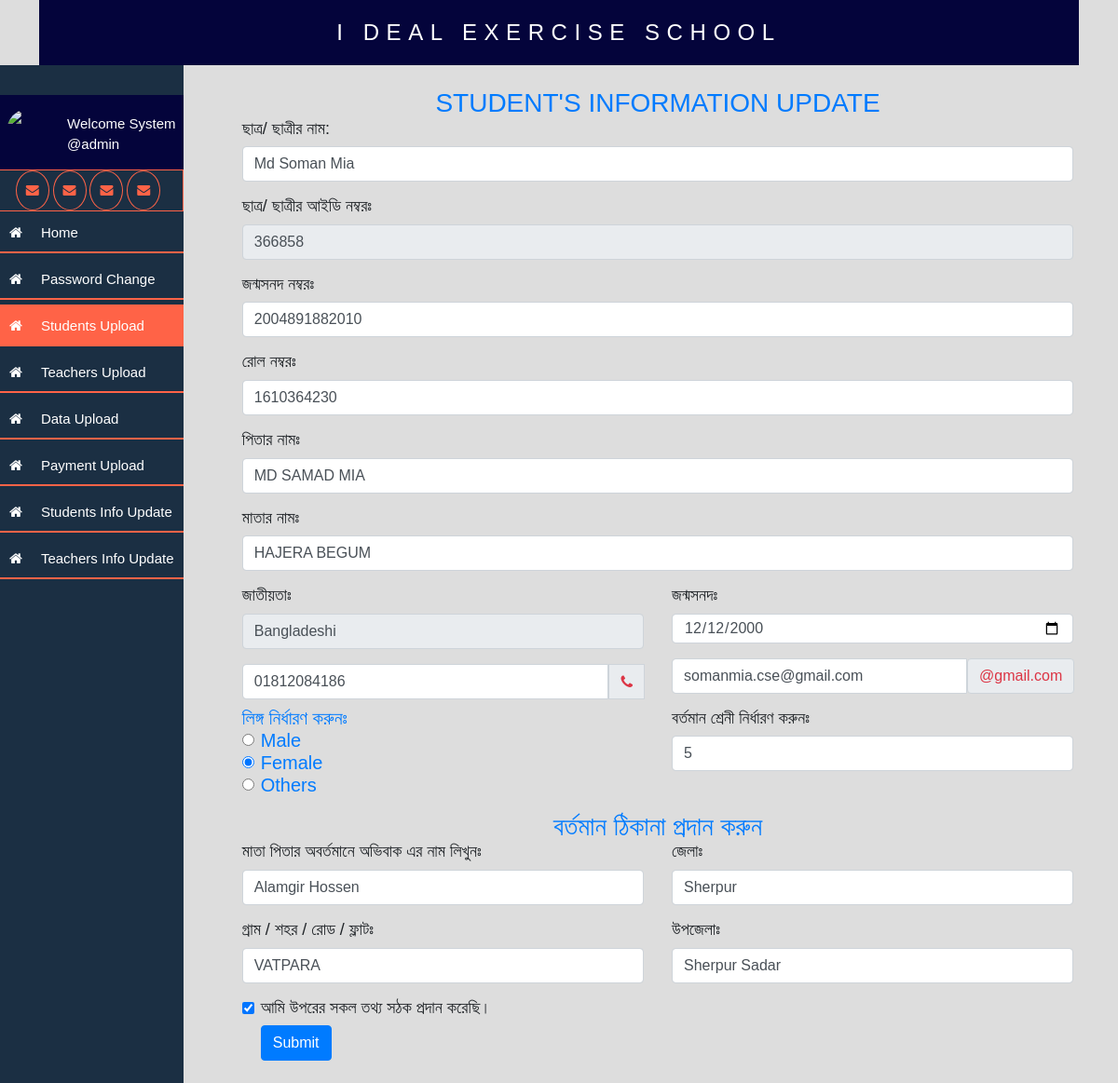
Page /private/student_info_update.php?usi_id=366858 on the committed database.
### tables this page shows
CREATE TABLE `student_info` (
  `id` int(11) NOT NULL,
  `Name` varchar(255) DEFAULT NULL,
  `Student_id` varchar(255) DEFAULT NULL,
  `Roll` int(11) DEFAULT NULL,
  `Father` varchar(255) DEFAULT NULL,
  `Mother` varchar(255) DEFAULT NULL,
  `Nationality` varchar(255) DEFAULT NULL,
  `Date_of_birth` date DEFAULT NULL,
  `Phone` varchar(101) DEFAULT NULL,
  `Email` varchar(255) DEFAULT NULL,
  `Gender` varchar(20) DEFAULT NULL,
  `Class` varchar(255) DEFAULT NULL,
  `Care_of` varchar(255) DEFAULT NULL,
  `village` varchar(255) DEFAULT NULL,
  `District` varchar(255) DEFAULT NULL,
  `Upazila` varchar(255) DEFAULT NULL,
  `NID_NO` varchar(255) DEFAULT NULL,
  `Image` varchar(255) DEFAULT NULL
);

### private/student_info_update.php (the view, shortened to what this page needs)
<!DOCTYPE html>
<html lang="en">
<head>
    <?php require_once('css.php');?>
</head>
<body>
<?php
   require_once('db_connect.php');
   $id="";
   $vname="";
   $vfathername="";
   $vmothername="";
   $vroll="";
   $vdob_no="";
   $vdob="";
   $vphone="";
   $vclass="";
   $vcareof="";
   $vvillage="";
   $vupazila="";
   $vdistrict="";
   $uname="";
   $ufathername="";
   $umothername="";
   $uroll="";
   $udob_no="";
   $udob="";
   $uphone="";
   $uemail="";
   $uclass="";
   $ucareof="";
   $uvillage="";
   $uupazila="";
   $udistrict="";
   if(isset($_REQUEST['usi_id'])){
        $id=$_REQUEST['usi_id'];
        $search_sql="SELECT * FROM `student_info` WHERE Student_id=$id";
        $run_query=mysqli_query($connect,$search_sql);
        if($run_query==true){
           foreach($run_query as $myinfo){
            $uname=$myinfo['Name'];
            $udob_no=$myinfo['NID_NO'];
            $uroll=$myinfo['Roll'];
            $uphone=$myinfo['Phone'];
            $ufathername=$myinfo['Father'];
            $umothername=$myinfo['Mother'];
            $udob=$myinfo['Date_of_birth'];
            $uvillage=$myinfo['village'];
            $uupazila=$myinfo['Upazila'];
            $udistrict=$myinfo['District'];
            $uclass=$myinfo['Class'];
            $uemail=$myinfo['Email'];
            $ucareof=$myinfo['Care_of'];
           }
        }
}
?>
<section id="top_section">
        <div class="contaier">
            <div class="row">
                <div class="col-xs-12 col-sm-12 col-md-12 col-lg-12">
                    <h3 class="text-center">I Deal Exercise School</h3>
                </div>
            </div>
        </div>
    </section>
       <section id="main_section">
        <div class="contaier">
            <div class="row">
            <div class="col-xs-12 col-sm-4 col-md-4 col-lg-2" id="menu-item-section">
                    <div class="system_logo">
                         <img src="../dist/images/logo/system.jpg">
                         <span>Welcome System<br>@admin</span>
                    </div>
                    <section id="left_sidebar">
                         <div class="sidebar_icon">
                              <i class="fa fa-envelope"></i>
                              <i class="fa fa-envelope"></i>
                              <i class="fa fa-envelope"></i>
                              <i class="fa fa-envelope"></i>
                         </div>
                         <ul>
                             <li><a href="../index.php"><i class="fa fa-home"></i>Home</a></li>
                             <li><a href="admin_password_change.php"><i class="fa fa-home"></i>Password Change</a></li>
                             <li class="active_list"><a href="student.php"><i class="fa fa-home"></i>Students Upload</a></li>
                             <li><a href="teachers.php"><i class="fa fa-home"></i>Teachers Upload</a></li>
                             <li><a href="data_add.php"><i class="fa fa-home"></i>Data Upload</a></li>
                             <li><a href="payment.php"><i class="fa fa-home"></i>Payment Upload</a></li>
                             <li><a href="student_info_update.php"><i class="fa fa-home"></i>Students Info Update</a></li>
                             <li><a href="teacher_info_update.php"><i class="fa fa-home"></i>Teachers Info Update</a></li>
                         </ul>
                    </section>
                </div>
                <form action ="" method="post" enctype="multipart/form-data" class="xs-12 col-sm-7 col-md-7 col-lg-9" id="student-data-insert">
                    <h3 class="text-primary text-center mt-4">STUDENT'S INFORMATION UPDATE</h3>
                    <div class="row">
                        <div class="xs-12 col-ms-12 col-md-12 col-lg-12">
                              <div class="form-group">
                                  <label for="name">ছাত্র/ ছাত্রীর নাম:</label>  <span class="error"><?php echo $vname;?></span>
                                  <input  class="form-control" type="text" name="name" id="name" value="<?php echo $uname;?>">
                              </div>
                              <div class="form-group">
                                <label for="id">ছাত্র/ ছাত্রীর আইডি নম্বরঃ</label>   <span class="error"></span>
                                <input readonly class="form-control" type="text" name="id" id="id" value="<?php echo $id;?>">
                            </div>
                            <div class="form-group">
                                <label for="id">জন্মসনদ নম্বরঃ</label>   <span class="error"><?php echo $vdob_no;?></span>
                                <input  class="form-control" type="text" name="birth_no" id="id" value="<?php echo $udob_no;?>">
                            </div>
                            <div class="form-group">
                                <label for="roll">রোল নম্বরঃ</label>  <span class="error"><?php echo $vroll;?></span>
                                <input  class="form-control" type="text" name="roll" id="roll" value="<?php echo $uroll;?>">
                            </div>
                            <div class="form-group">
                                <label for="fname">পিতার নামঃ</label>  <span class="error"><?php echo $vfathername;?></span>
                                <input  class="form-control" type="text" name="fathername" id="fname" value="<?php echo $ufathername;?>">
                            </div>
                            <div class="form-group">
                                <label for="mname">মাতার নামঃ</label>  <span class="error" id="err_mname"><?php echo $vmothername;?></span>
                                <input  class="form-control" type="text" name="mothername" id="mname" value="<?php echo $umothername;?>">
                            </div>
                        </div>
                        <div class="xs-12 col-sm-12 col-md-12 col-lg-6">
                            <div class="form-group">
                                <label for="national">জাতীয়তাঃ</label> <span class="error"></span>
                                <input  class="form-control" type="text" value="Bangladeshi" readonly name="national" id="national">
                            </div>
                            <div class="input-group">
                                <input  class="form-control" type="text"name="phone" value="<?php echo $uphone;?>" placeholder="১১ সংখ্যার ফোন নম্বর লিখুন.." id="phone"><span class="error"><?php echo $vphone;?></span>
                                <div class="input-group-prepend">
                                 <span class="input-group-text text-danger"><i class="fa fa-phone"></i></span>
                             </div>
                             </div>
                       <div class="form-group mt-2">
                            <h5 class="text-primary mb-2">লিঙ্গ নির্ধারণ করুনঃ
                            <div class="form-check">
                                <label class="form-check-label">
                                    <input  class="form-check-input" type="radio" value="Male" name="genders" selected> Male
                                </label>
                            </div>
                            <div class="form-check">
                                <label class="form-check-label">
                                    <input  class="form-check-input" type="radio" checked value="Female" name="genders">Female
                                </label>
                            </div>
                            <div class="form-check">
                                <label class="form-check-label">
                                    <input  class="form-check-input" type="radio" value="Other's" name="genders"> Others
                                </label>
                            </div>
                       </div>
                        </div>
                        <div class="xs-12 col-sm-12 col-md-12 col-lg-6">
                            <div class="form-group">
                                <label for="date">জন্মসনদঃ</label>  <span class="error"><?php echo $vdob;?></span>
                                <input  class="form-control" type="date" name="date" id="date" value="<?php echo $udob;?>">
                            </div>
                            <div class="input-group">
                               <input  class="form-control" type="text" name="email"  value="<?php echo $uemail;?>" placeholder="একটি সঠক জিমেইন প্রদান করুন" id="email">
                               <div class="input-group-prepend">
                               <span class="error"><span class="input-group-text text-danger" >@gmail.com</span>
                            </div>
                            </div>
                            <div class="form-group mt-3">
                                       <label >বর্তমান শ্রেনী নির্ধারণ করুনঃ</label>   <span class="error"><?php echo $vclass;?></span>
                                       <input type="text" class="form-control" name="class" value="<?php echo $uclass;?>">
                            </div>
                        </div>
                        <div class="xs-12 col-sm-12 col-md-12 col-lg-12">
                            <h3 class="text-primary text-center">বর্তমান ঠিকানা প্রদান করুন</h3>
                        </div>
                        <div class="xs-12 col-sm-12 col-md-12 col-lg-6">
                            <div class="form-group">
                                <label for="careof">মাতা পিতার অবর্তমানে অভিবাক এর নাম লিখুনঃ</label> <span class="error"><?php echo $vcareof;?></span>
                                <input  type="text" name="careof" class="form-control"  value="<?php echo $ucareof;?>" id="careof">
                            </div>
                            <div class="form-group">
                                <label for="village">গ্রাম / শহর / রোড / ফ্লাটঃ</label> <span class="error"><?php echo $vvillage;?></span>
                                <input  type="text" name="village" class="form-control" id="village" value="<?php echo $uvillage;?>">
                            </div>
                        </div>
                        <div class="xs-12 col-sm-12 col-md-12 col-lg-6">
                            <div class="form-group">
                                <label for="district">জেলাঃ</label>  <span class="error"><?php echo $vdistrict;?></span>
                                <input  type="text" name="district" class="form-control" id="district" value="<?php echo $udistrict;?>">
                            </div>
                            <div class="form-group">
                                <label for="upazila">উপজেলাঃ</label>  <span class="error"><?php echo $vupazila;?></span>
                                <input  type="text" name="upazila" class="form-control" id="upazila" value="<?php echo $uupazila;?>">
                            </div>
                        </div>
                        <div class="xs-12 col-sm-12 col-md-12 col-lg-12 mb-4">
                            <div class="form-check">
                                <label>
                                     <input  required class="form-check-input" checked type="checkbox">আমি উপরের সকল তথ্য সঠক প্রদান করেছি।
                                </label><br>
                                <input  class="btn btn-primary" type="submit" value="Submit" name="submit">
                            </div>
                        </div>
                    </div>
                </form>
            </div>
        </div>
    </section>
</body>
</html>

### private/css.php (shortened to what this page needs)
<link rel="stylesheet" type="text/css" href="../dist/lib/bootstrap/css/bootstrap.min.css">
<link rel="stylesheet" href="../dist/lib/bootstrap/css/font-awesome.min.css">
<link rel="stylesheet" href="../dist/css/style.css">
<link rel="stylesheet" href="../dist/css/custom.css">

### rows in the picture
student_info: name "Md Soman Mia", birth_no "2004891882010", roll "1610364230", fathername "MD SAMAD MIA", mothername "HAJERA BEGUM", phone "01812084186", date "12/12/2000", email "somanmia.cse@gmail.com", class "5", careof "Alamgir Hossen", village "VATPARA", district "Sherpur", upazila "Sherpur Sadar"
